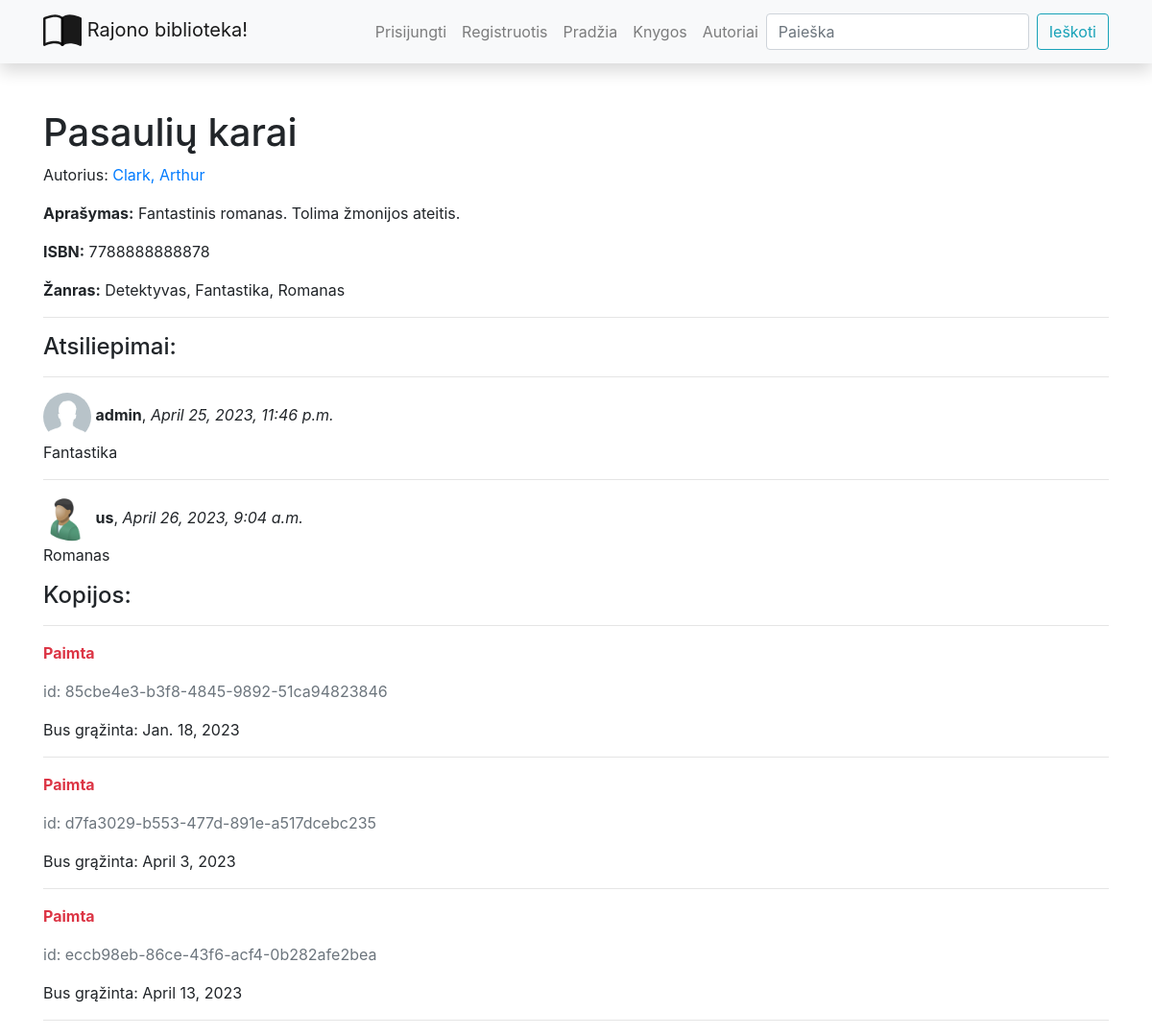
The page /library/books/1 on the database as committed earlier.
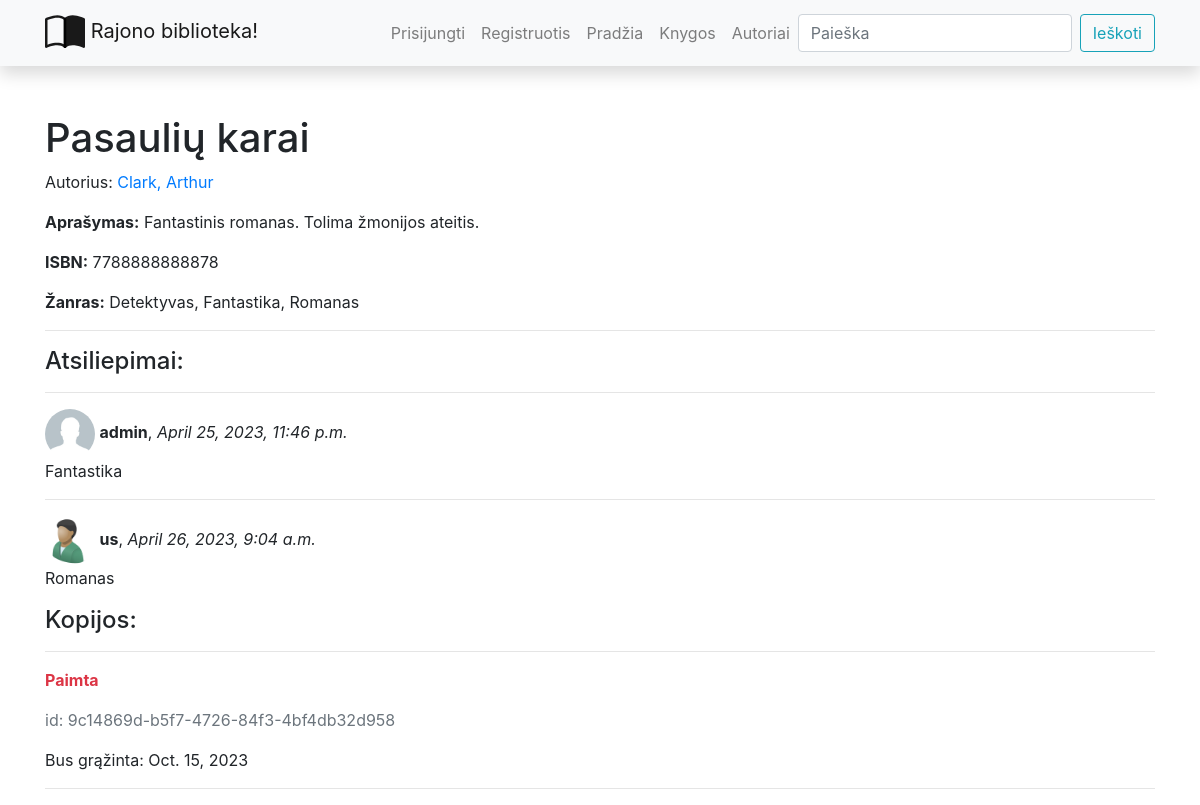
The same page on the database as committed later.
### library/models.py (models this page shows, shortened)
class BookReview(models.Model):
    date_created = models.DateTimeField(auto_now_add=True)
    content = models.TextField("Atsiliepimas", max_length=2000)
    book_id = models.ForeignKey('Book', on_delete=models.CASCADE, blank=True)
    reviewer = models.ForeignKey(User, on_delete=models.SET_NULL, null=True, blank=True)
    class Meta:
        verbose_name = "Asiliepimas"
        verbose_name_plural = "Atsiliepimai"
        ordering = ['date_created']

class Profilis(models.Model):
    user = models.OneToOneField(User, on_delete=models.CASCADE)
    nuotrauka = models.ImageField(default="profile_pics/default.png", upload_to="profile_pics")

class BookInstance(models.Model):
    id = models.UUIDField(primary_key=True, default=uuid.uuid4, help_text="Unikalus ID leidinio kopijai")
    due_back = models.DateField("Bus prieinama", null=True, blank=True)
    LOAN_STATUS = (
        ('a', 'Administruojama'),
        ('p', 'Paimta'),
        ('g', 'Galima paimti'),
        ('r', 'Rezervuota')
    )
    status = models.CharField(
        "Statusas",
        max_length=1,
        choices=LOAN_STATUS,
        blank=True,
        default='a',
        help_text="Leidinio kopijos statusas"
    )
    book_id = models.ForeignKey(Book, on_delete=models.SET_NULL, null=True)
    reader = models.ForeignKey(User, on_delete=models.SET_NULL, null=True, blank=True)
    class Meta:
        ordering = ['due_back']

### library/views.py (the view, shortened to what this page needs)
# urls.py: path("books/<int:pk>", views.BookDetailView.as_view(), name='book-detail_n'),
class BookDetailView(generic.edit.FormMixin, generic.DetailView):
    model = Book
    context_object_name = 'book'  # šios eilutės nereikia, kontexto kintamasis taip pavadinamas
    template_name = "book_detail.html"
    form_class = BookReviewForm

### library/forms.py
class BookReviewForm(forms.ModelForm):
    class Meta:
        model = BookReview
        fields = ('content', 'book_id', 'reviewer')
        widgets = {'book_id': forms.HiddenInput(),
                   'reviewer': forms.HiddenInput()}

### library/models.py (called while the page is built)
    def __str__(self):
        return f"{self.last_name}, {self.first_name}"

    def __str__(self):
        return f"{self.name}"

### library/templates/book_detail.html (shortened to what this page needs)
{% extends "base.html" %} {% block content %}
<h1>{{ book.title }}</h1>
<p>
    Autorius:
    <a href="{% url 'author_n' book.author_id.id %}">{{ book.author_id }}</a>
</p>
<p><strong>Aprašymas:</strong> {{ book.summary }}</p>
<p><strong>ISBN:</strong> {{ book.isbn }}</p>
<p><strong>Žanras:</strong> {{ book.genre_id.all|join:", " }}</p>
<hr/>
<div>
    <h4>Atsiliepimai:</h4>
    {% if book.bookreview_set.all %}
        {% for review_obj in book.bookreview_set.all %}
        <hr>
        <img src="{{review_obj.reviewer.profilis.nuotrauka.url}}" class="img-fluid rounded-circle" style="width: 50px; height: 50px;">
        <strong>{{ review_obj.reviewer }}</strong>, <em>{{ review_obj.date_created }}</em>
        <p>{{ review_obj.content }}</p>
        {% endfor %}
    {% else %}
        <p>Knyga neturi atsiliepimų</p>
    {% endif %}
    <h4>Kopijos:</h4>
    <hr/>
    {% for bookinst_obj in book.bookinstance_set.all %}
    <p class="{% if bookinst_obj.status == 'a' %}text-warning{% elif bookinst_obj.status == 'g' %}text-success {% else %}text-danger{% endif %}">
      <strong>{{ bookinst_obj.get_status_display }}</strong>
    </p>
    <p class="text-muted">id: {{ bookinst_obj.id }}</p>
    {% if bookinst_obj.status != 'a' %}
    <p>Bus grąžinta: {{ bookinst_obj.due_back }}</p>
    {% endif %}
    <hr/>
    {% endfor %}
</div>
{% endblock %}

Rows that differ between the two databases and show on the page:
removed BookInstance: status "Paimta", id "85cbe4e3-b3f8-4845-9892-51ca94823846", due_back "Jan. 18, 2023"
removed BookInstance: status "Paimta", id "d7fa3029-b553-477d-891e-a517dcebc235", due_back "April 3, 2023"
removed BookInstance: status "Paimta", id "eccb98eb-86ce-43f6-acf4-0b282afe2bea", due_back "April 13, 2023"
now on this page (row edited): BookInstance: status "Paimta", id "9c14869d-b5f7-4726-84f3-4bf4db32d958", due_back "Oct. 15, 2023"
